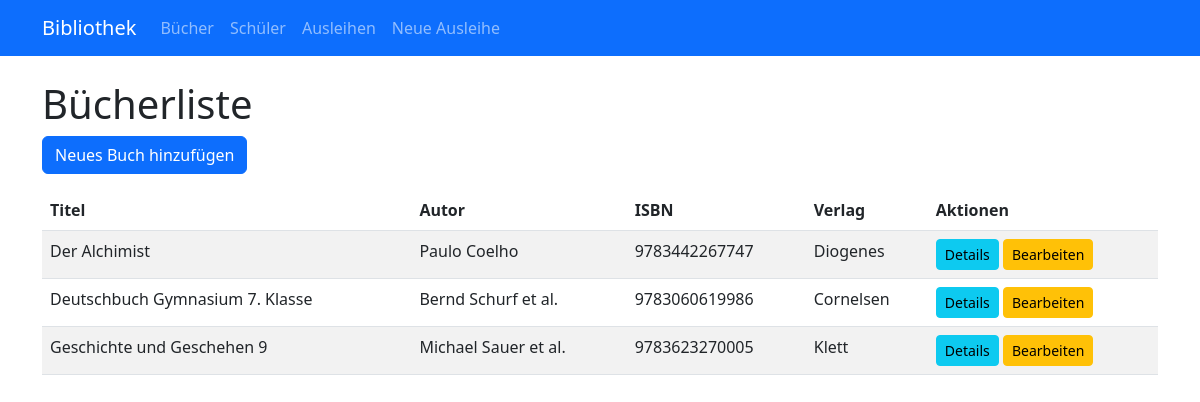
Page /buecher/ on the committed database.
### myapp/models.py (models this page shows, shortened)
class Buch(models.Model):
    ISBN = models.CharField(max_length=13, unique=True)
    titel = models.CharField(max_length=200)
    autor = models.CharField(max_length=200)
    verlag = models.CharField(max_length=200)
    verlagungsdatum = models.DateField()
    wiederbeschaffungswert = models.DecimalField(max_digits=10, decimal_places=2)

### myapp/views.py (the view)
# urls.py: path('buecher/', views.buch_liste, name='buch_liste'),
def buch_liste(request):
    buecher = Buch.objects.all()
    return render(request, 'myapp/buch_liste.html', {'buecher': buecher})

### myapp/templates/myapp/buch_liste.html (shortened to what this page needs)
{% extends 'myapp/base.html' %}
{% block content %}
    <h1>Bücherliste</h1>
    <a href="{% url 'myapp:buch_neu' %}" class="btn btn-primary mb-3">Neues Buch hinzufügen</a>
    <table class="table table-striped">
        <thead>
            <tr>
                <th>Titel</th>
                <th>Autor</th>
                <th>ISBN</th>
                <th>Verlag</th>
                <th>Aktionen</th>
            </tr>
        </thead>
        <tbody>
            {% for buch in buecher %}
                <tr>
                    <td>{{ buch.titel }}</td>
                    <td>{{ buch.autor }}</td>
                    <td>{{ buch.ISBN }}</td>
                    <td>{{ buch.verlag }}</td>
                    <td>
                        <a href="{% url 'myapp:buch_detail' buch.id %}" class="btn btn-sm btn-info">Details</a>
                        <a href="{% url 'myapp:buch_bearbeiten' buch.id %}" class="btn btn-sm btn-warning">Bearbeiten</a>
                    </td>
                </tr>
            {% empty %}
                <tr>
                    <td colspan="5">Keine Bücher gefunden</td>
                </tr>
            {% endfor %}
        </tbody>
    </table>
{% endblock %}

### rows in the picture
Buch: titel "Der Alchimist", autor "Paulo Coelho", ISBN "9783442267747", verlag "Diogenes"
Buch: titel "Deutschbuch Gymnasium 7. Klasse", autor "Bernd Schurf et al.", ISBN "9783060619986", verlag "Cornelsen"
Buch: titel "Geschichte und Geschehen 9", autor "Michael Sauer et al.", ISBN "9783623270005", verlag "Klett"
